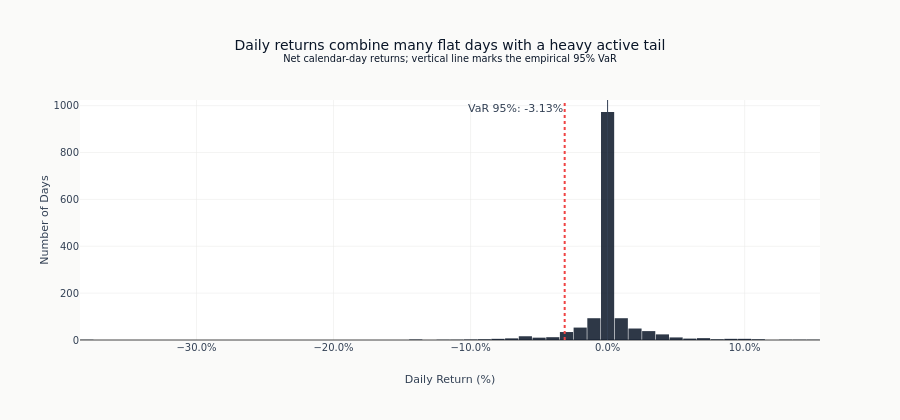

The cell this chart's notebook holds for it:
### Code cell
fig = go.Figure()
fig.add_trace(
    go.Histogram(
        x=daily_returns["net_return"].to_list(),
        nbinsx=60,
        name="Daily returns",
        marker_color=COLORS["blue"],
        opacity=0.85,
        hovertemplate="Return: %{x:.2%}<br>Count: %{y}<extra></extra>",
    )
)
fig.add_vline(x=0, line_color=COLORS["neutral"], line_width=1)
fig.add_vline(
    x=dist.var_95,
    line_color=COLORS["negative"],
    line_dash="dot",
    annotation_text=f"VaR 95%: {dist.var_95:.2%}",
    annotation_position="top left",
)
fig.update_layout(
    title=(
        "Daily returns combine many flat days with a heavy active tail"
        "<br><sup>Net calendar-day returns; vertical line marks the empirical 95% VaR</sup>"
    ),
    xaxis_title="Daily Return (%)",
    yaxis_title="Number of Days",
    xaxis_tickformat=".1%",
    bargap=0.04,
    height=420,
)
fig.show()

### Figure 1 — Plotly figure (JSON) as saved in the notebook; plotly's stock layout.template omitted (floating-point values rounded to 4 significant figures; data arrays with more than 128 entries replaced by an {"elided": "..."} marker saying what was removed)
{"data": [{"hovertemplate": "Return: %{x:.2%}<br>Count: %{y}<extra></extra>", "marker": {"color": "#0a1628"}, "name": "Daily returns", "nbinsx": 60, "opacity": 0.85, "type": "histogram", "x": {"elided": "1461 float values"}}], "layout": {"annotations": [{"showarrow": false, "text": "VaR 95%: -3.13%", "x": -0.03131, "xanchor": "right", "xref": "x", "y": 1, "yanchor": "top", "yref": "y domain"}], "bargap": 0.04, "height": 420, "shapes": [{"line": {"color": "#334155", "width": 1}, "type": "line", "x0": 0, "x1": 0, "xref": "x", "y0": 0, "y1": 1, "yref": "y domain"}, {"line": {"color": "#ef4444", "dash": "dot"}, "type": "line", "x0": -0.03131, "x1": -0.03131, "xref": "x", "y0": 0, "y1": 1, "yref": "y domain"}], "title": {"text": "Daily returns combine many flat days with a heavy active tail<br><sup>Net calendar-day returns; vertical line marks the empirical 95% VaR</sup>"}, "xaxis": {"tickformat": ".1%", "title": {"text": "Daily Return (%)"}}, "yaxis": {"title": {"text": "Number of Days"}}}}
